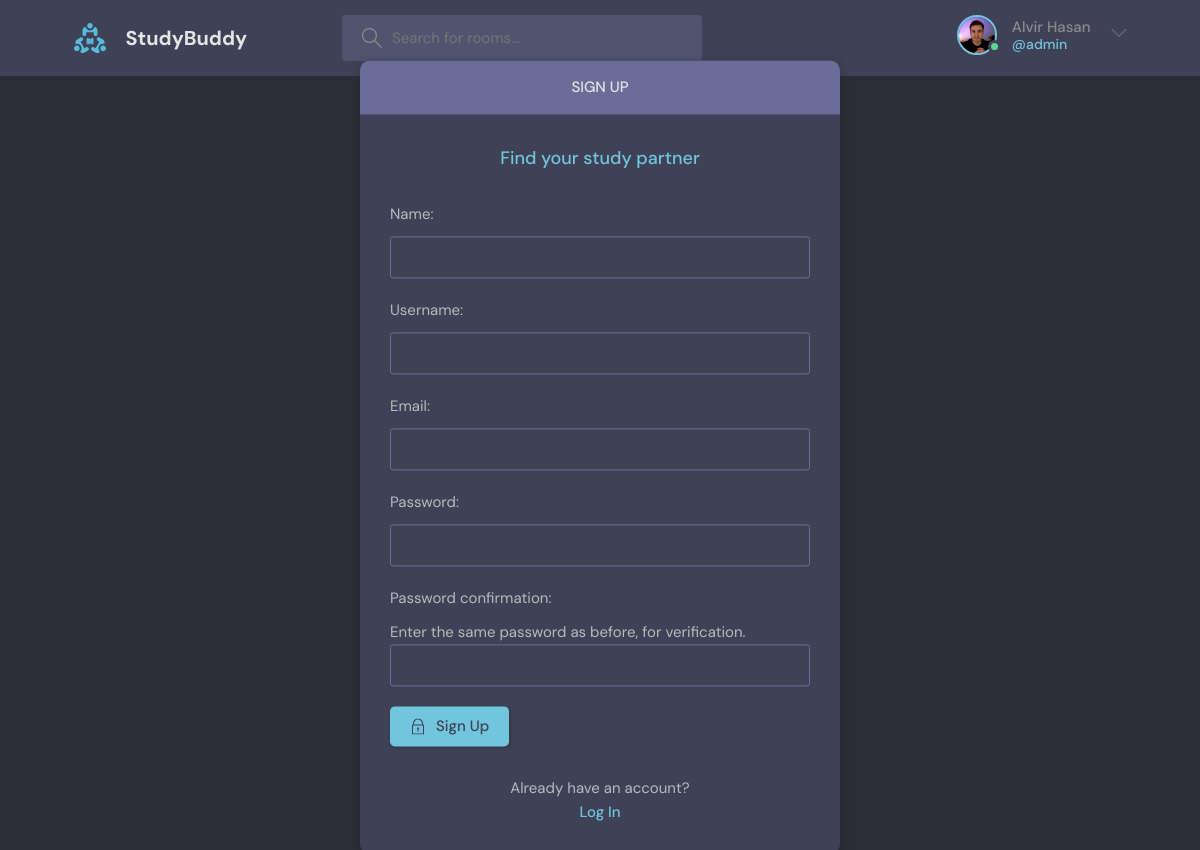
Page /user/register/ (signed in) on the committed database.
### Chat/models.py (models this page shows)
class User(AbstractUser):
    name = models.CharField(max_length=200, blank=True)
    email = models.EmailField(max_length=254, unique=True)
    bio = models.TextField(null=True, blank=True)
    avatar = models.ImageField(null=True, blank=True, default="avatar.svg")
    USERNAME_FIELD = "email"
    REQUIRED_FIELDS = []

### Chat/views.py (the view, shortened to what this page needs)
# urls.py: path("user/register/", views.register_user, name="register"),
def register_user(request):
    form = CustomUserCreationForm()
    return render(request, "user/login_register.html", {"form": form})

### Chat/forms.py
class CustomUserCreationForm(UserCreationForm):
    class Meta:
        model = User
        fields = ["username", "email", "name"]

### Chat/templates/user/login_register.html (shortened to what this page needs)
{% extends 'base.html' %}
{% block content %}
  <main class="auth layout">
    <div class="container">
      <div class="layout__box">
        {% if request.path == '/user/login/'%}
          <div class="layout__boxHeader">
            <div class="layout__boxTitle">
              <h3>Login</h3>
            </div>
          </div>
          <div class="layout__body">
            <h2 class="auth__tagline">Find your study partner</h2>
            <form class="form" method="POST">
              {% csrf_token %}
              <div class="form__group form__group">
                <label for="room_name">Email</label>
                <input id="username" name="email" type="email" placeholder="e.g. H5N7A@example.com" />
              </div>
              <div class="form__group">
                <label for="password">Password</label>
                <input
                  id="password"
                  name="password"
                  type="password"
                  placeholder="&bull;&bull;&bull;&bull;&bull;&bull;&bull;&bull;"
                />
              </div>
              <button class="btn btn--main" type="submit">
                <svg
                  version="1.1"
                  xmlns="http://www.w3.org/2000/svg"
                  width="32"
                  height="32"
                  viewBox="0 0 32 32"
                >
                  <title>lock</title>
                  <path
                    d="M27 12h-1v-2c0-5.514-4.486-10-10-10s-10 4.486-10 10v2h-1c-0.553 0-1 0.447-1 1v18c0 0.553 0.447 1 1 1h22c0.553 0 1-0.447 1-1v-18c0-0.553-0.447-1-1-1zM8 10c0-4.411 3.589-8 8-8s8 3.589 8 8v2h-16v-2zM26 30h-20v-16h20v16z"
                  ></path>
                  <path
                    d="M15 21.694v4.306h2v-4.306c0.587-0.348 1-0.961 1-1.694 0-1.105-0.895-2-2-2s-2 0.895-2 2c0 0.732 0.413 1.345 1 1.694z"
                  ></path>
                </svg>
                Login
              </button>
            </form>
            <div class="auth__action">
              <p>Haven't signed up yet?</p>
              <a href="{% url 'register' %}" class="btn btn--link">Sign Up</a>
            </div>
          </div>
        {% else %}
          <div class="layout__boxHeader">
            <div class="layout__boxTitle">
              <h3>Sign up</h3>
            </div>
          </div>
          <div class="layout__body">
            <h2 class="auth__tagline">Find your study partner</h2>
            <form class="form" method="POST">
              <div class="form__group">
                {{form.name.as_field_group}}
              </div>
              <div class="form__group">
                <label for="username">Username:</label>
                {{form.username}}
              </div>
              <div class="form__group">
                {{form.email.as_field_group}}
              </div>
              <div class="form__group">
                <label for="username">Password:</label>
                {{form.password1}}
              </div>
              <div class="form__group">
                {{form.password2.as_field_group}}
              </div>
              <button class="btn btn--main" type="submit">
                Sign Up
              </button>
            </form>
            <div class="auth__action">
              <p>Already have an account?</p>
              <a href='{% url "login" %}' class="btn btn--link">Log In</a>
            </div>
          </div>
        {% endif %}
      </div>
    </div>
  </main>
{% endblock %}

### templates/components/_header.html (shortened to what this page needs)
{% load static %}
<header class="header header--loggedIn">
  <div class="container">
    <a href={% url 'rooms' %} class="header__logo">
      <img src="{% static 'images/logo.svg' %}"/>
      <h1>StudyBuddy</h1>
    </a>
    <form class="header__search" method="GET" action="{% url 'rooms' %}">
      <label>
        <input type="text" placeholder="Search for rooms..."  name="topic"/>
      </label>
    </form>
    <nav class="header__menu">
      {% if not request.user.is_authenticated %}
        <a href="{% url 'login' %}">
          <img src="{% static 'images/avatar.svg' %}" />
          <p>Login</p>
        </a>
      {% else %}
        <div class="header__user">
          <a href="{% url 'profile' request.user.id %}">
            <div class="avatar avatar--medium active">
              <img src="{{request.user.avatar.url}}" />
            </div>
            <p>{{request.user.name}}
              <span>@{{user.username}}</span></p>
          </a>
          <button class="dropdown-button">
            <svg version="1.1" xmlns="http://www.w3.org/2000/svg" width="32" height="32" viewBox="0 0 32 32">
              <title>chevron-down</title>
              <path d="M16 21l-13-13h-3l16 16 16-16h-3l-13 13z"></path>
            </svg>
          </button>
        </div>
      {% endif %}
    </nav>
  </div>
</header>

### rows in the picture
User: user.avatar (picture), user.name "Alvir Hasan", username "admin"
